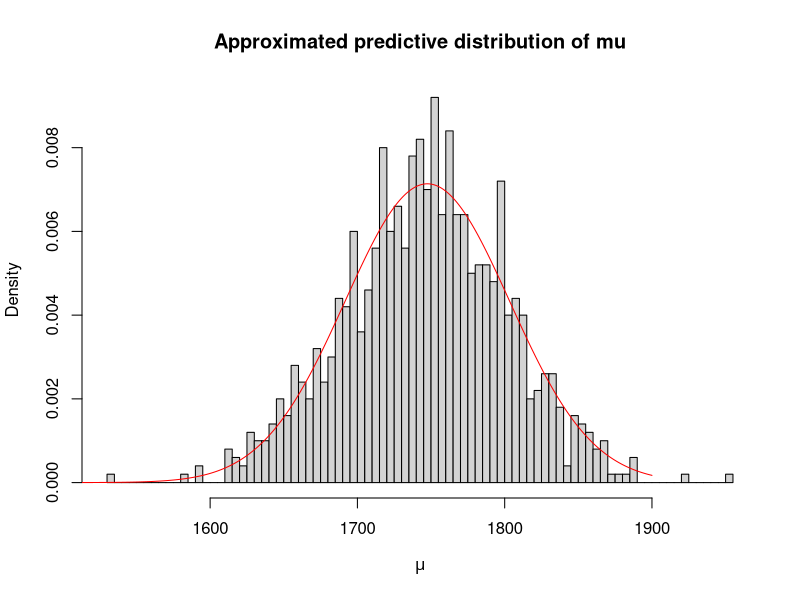
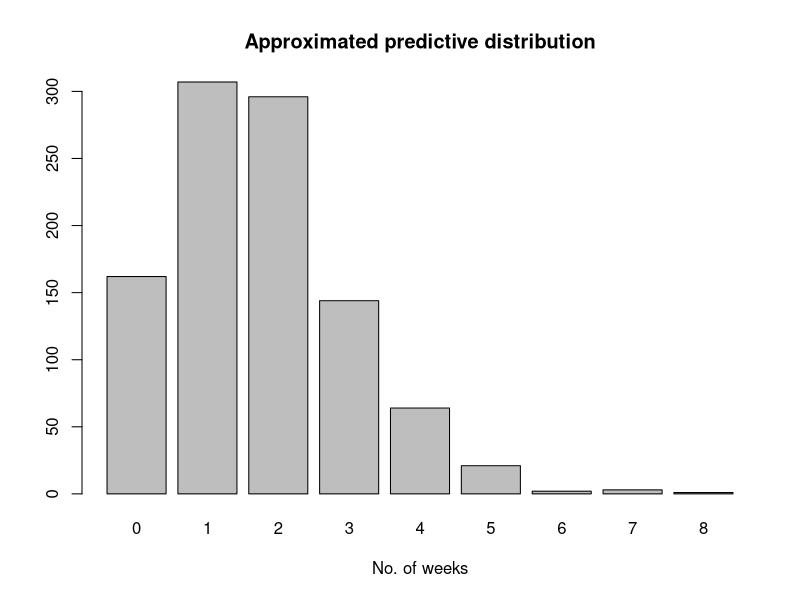
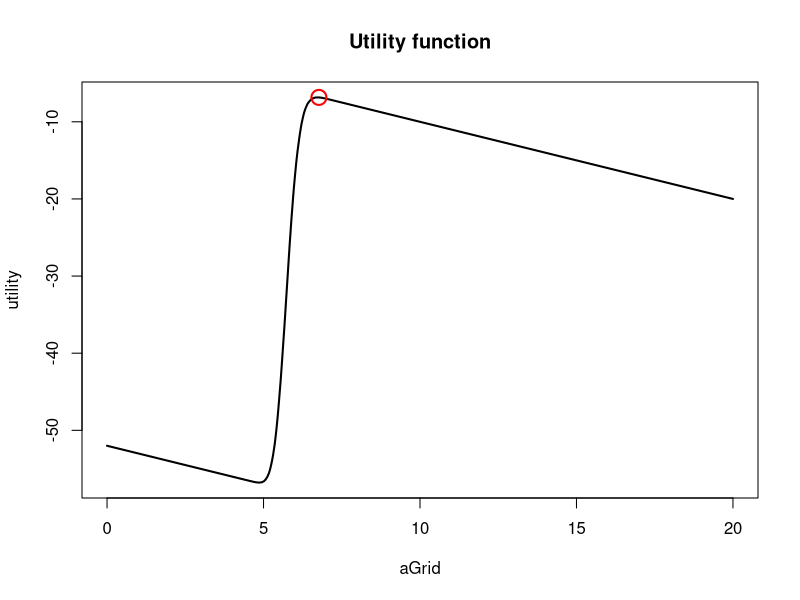

R code for these plots, in order:
## a) Data is normally distributed, assume non-informative prior. Simulate 1000 draws from the predictive distribution
## of the maximal weight in a given future week and plot them.

par(mfrow=c(1,1))
data=c(1690, 1790, 1760, 1750)
n=length(data)
sigma2=50^2

# Prior assumed to be constant. This yields posterior distribution of mu~N(mean(data), simga2/n) according to L2

postDistrib=rnorm(1000, mean=mean(data), sd=sqrt(sigma2/n))
predDistrib=rnorm(1000, mean=postDistrib, sd=sqrt(sigma2))
hist(predDistrib, breaks=100, main="Approximated predictive distribution of mu", xlab=expression(mu), freq=FALSE)

# To check if reasonable the real predictive distribution is plotted. We know from L4 that the predictive distribution
# of new obs is distributed N(mean(data), sigma2*(1+1/n))

grid=seq(1500,1900)
lines(grid, dnorm(grid, mean=mean(data), sd=sqrt(sigma2*(1+1/n))), col="red")

## Since the histogram follows the real distribution well it was performed correctly. 

## b) Use simulation to approximate the expected number of weeks out of the coming 52 weeks in which the maximal 
## weight will exceed 1850 kg, based on the predictive distribution. 

nDraws=1000
weekMatrix=matrix(0,52,nDraws)
for (i in 1:nDraws) {
  weekMatrix[,i]=rnorm(52, mean=mean(data), sd=sqrt(sigma2*(1+1/n)))
}
countWeeks=colSums(weekMatrix>1850)
barplot(table(countWeeks), main="Approximated predictive distribution", xlab="No. of weeks")
mean(countWeeks)

## Important here to simulate the number of predictive draws taken, in this case 52 samples. Then sum the no of
## observations in each sample which satisfies the condition. This then becomes the predictive distribution.
## We can then take the mean out of this sample to obtain the expected number of weeks. 

## c) The weight that the escalator can hold at any given time is given by 1000log(a), a is the build cost.
## If the weight is exceeded the excalator breaks and has to be repaired. Loss function for shopping mall is
## L(a, theta) = a+n(a,theta) where n(a,theta) is the no. of weeks out of the 52 in which the escalator breaks.
## Compute the optimal build cost (a) using Bayesian approach.

# Want to maximize the negative loss function.

countOfBreak=function(a, countMatrix) {
  return(colSums(countMatrix>1000*log(a)))
}

utilityFunction = function(a, n) {
  return(-(a+n))
}

aGrid=seq(0,20, 0.001)
utility=rep(0,length(aGrid))
for(i in 1:length(aGrid)) {
  counts=countOfBreak(aGrid[i], weekMatrix)
  utility[i]=mean(utilityFunction(aGrid[i], counts))
}

plot(aGrid, utility, type="l", lwd=2, main="Utility function")
aOpt=aGrid[which(utility==max(utility))]
points(aOpt, max(utility), col="red", cex=2, lwd=2)
aOpt

## 6.74 yields maximum utility and equivalently minimum loss.
